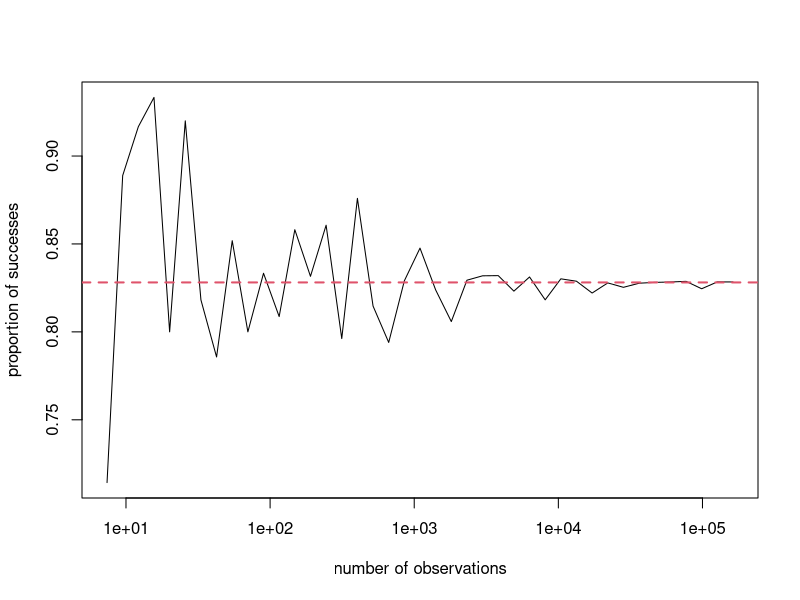

Reproduce this figure in R.
## ---- chunk 1
numExpts = 10000 #set some number of repeated experiments to run
sampleSize = 10 #set the sample size  
trueProb = .5 #set the (true) probability of preferring Schlitz
acceptableOutcome = .4 #set an acceptable proportion of Schlitz preferrers

results = vector(length = numExpts) #create a vector of length nIter

for(i in 1:numExpts){ #repeat the following process numExpts times
   #Choose sampleSize-many values from the set (0,1) with replacement
   #where the probability of drawing a 1 is equal to trueProb
   #save the results in a vector called drawResults
   drawResults = sample(c(0,1), size=sampleSize, prob=c(1-trueProb, trueProb), replace=TRUE)
   
   #In the ith location of "results", calculate the proportion of 1s in Samp
   results[i] = sum(drawResults)/sampleSize
   # NB: this would also have worked 
}

#Calculate the proportion of random experiments that were "acceptable"
sum(results >= acceptableOutcome)/numExpts
## ---- chunk 2

set.seed(1234567)
sample_size <- 10
min_success <- 4
prob_success <- 0.5

lognobs <- seq(2,12,by=0.25)
n_obs <- exp(lognobs)
obs_prop <- c()
for (n in n_obs) {
   tmp <- rbinom(n, sample_size, prob_success)
   obs_prop <- c(obs_prop, length(which(tmp >= min_success))/length(tmp))
}
plot(n_obs, obs_prop, 
     xlab="number of observations",
     ylab="proportion of successes",
     log="x", type="l")
abline(h=sum(dbinom(min_success:sample_size,sample_size,prob_success)), col=2, lty=2, lwd=2)
# 
# plot(n_obs, obs_prop, 
#      xlab="number of observations",
#      ylab="proportion of successes", type="l")
# abline(h=sum(dbinom(min_success:sample_size,sample_size,0.65)), col=2, lty=2, lwd=2)

## ---- chunk 3
#calculate choose(n=10,k=4) in R
choose(n=10, k=4)

#calculate choose(n=10,k= all the numbers between 4 and 10)
choose(n=10, k=4:10)

#add up all of the values above using sum() and then divide by 2^10
sum(choose(n=10, k=4:10))/2^10
## ---- chunk 4
# calculate a few individual values, e.g., dbinom(4,10,.5)
dbinom(4,10,0.5)
dbinom(5,10,0.5)
dbinom(6,10,0.5)

#add up the probabilities of 4,5,6,7,8,9, or 10 people preferring Schlitz
sum(dbinom(4:10,10,0.5))
